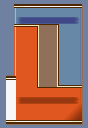

The image is a tile-based game level rendered from a .tmx file. Its description and complete source (layers, tilesets, objects, tile grids) follow:
An orthogonal 11x16 tile map with 8x8 px tiles, 1 tile layer (Tile Layer 1).

<map version="1.4" tiledversion="2020.12.18" orientation="orthogonal" renderorder="right-down" width="11" height="16" tilewidth="8" tileheight="8" infinite="0" nextlayerid="2" nextobjectid="1">
 <tileset firstgid="1" name="menuTiles" tilewidth="8" tileheight="8" tilecount="512" columns="32">
  <image source="../menuTiles.png" trans="ff0000" width="256" height="128" />
 </tileset>
 <layer id="1" name="Tile Layer 1" width="11" height="16">
  <data encoding="csv">
1,98,99,4,4,4,4,4,4,4,6,
1,7,10,10,10,10,10,10,10,10,11,
1,7,44,45,45,45,45,45,45,46,11,
1,217,218,218,219,92,92,93,10,10,11,
1,135,138,138,222,95,95,96,10,10,11,
1,135,138,138,222,95,95,96,10,10,11,
1,135,138,138,222,95,95,96,10,10,11,
1,135,138,138,222,95,95,96,10,10,11,
1,135,138,138,222,95,95,96,10,10,11,
1073741851,1073742078,138,138,222,95,95,96,10,10,11,
140,143,138,138,255,1073741916,1073741916,3221225563,1073741914,1073741914,97,
140,143,138,138,138,138,138,138,138,138,139,
140,143,172,173,173,173,173,173,173,174,139,
140,143,138,138,138,138,138,138,138,181,182,
140,143,138,138,138,138,138,138,181,183,184,
155,156,157,157,157,157,157,157,157,161,162
</data>
 </layer>
</map>
